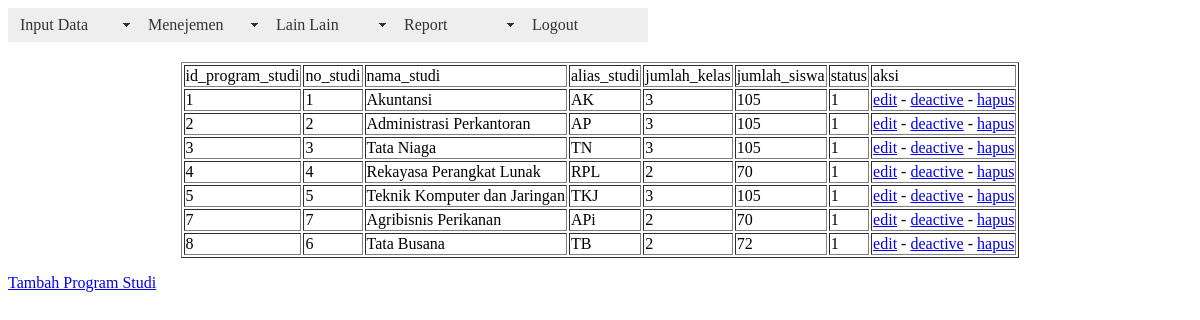
The app's page /panel/tampil_program_studi.php (signed in) with its own data.
### tables this page shows
CREATE TABLE IF NOT EXISTS `ext_program_studi` (
  `id_program_studi` int(10) NOT NULL AUTO_INCREMENT,
  `no_studi` int(3) NOT NULL,
  `nama_studi` varchar(100) NOT NULL,
  `alias_studi` varchar(10) NOT NULL,
  `jumlah_kelas` int(3) NOT NULL,
  `jumlah_siswa` int(100) NOT NULL,
  `status` int(2) NOT NULL DEFAULT '1',
  PRIMARY KEY (`id_program_studi`)
);

### panel/tampil_program_studi.php (the view, shortened to what this page needs)
<?php require_once('../Connections/connect.php'); ?>
<?php require_once('../inc/header.php'); ?>
<?php
$maxRows_ext_program_studi = 10;
$pageNum_ext_program_studi = 0;
$startRow_ext_program_studi = $pageNum_ext_program_studi * $maxRows_ext_program_studi;
$query_ext_program_studi = "SELECT * FROM ext_program_studi";
$query_limit_ext_program_studi = sprintf("%s LIMIT %d, %d", $query_ext_program_studi, $startRow_ext_program_studi, $maxRows_ext_program_studi);
$ext_program_studi = mysql_query($query_limit_ext_program_studi, $connect) or die(mysql_error());
$row_ext_program_studi = mysql_fetch_assoc($ext_program_studi);
?>
<!DOCTYPE html PUBLIC "-//W3C//DTD XHTML 1.0 Transitional//EN" "http://www.w3.org/TR/xhtml1/DTD/xhtml1-transitional.dtd">
<html xmlns="http://www.w3.org/1999/xhtml">
<head>
</head>
<body>
<table border="1" align="center">
  <tr>
    <td>id_program_studi</td>
    <td>no_studi</td>
    <td>nama_studi</td>
    <td>alias_studi</td>
    <td>jumlah_kelas</td>
    <td>jumlah_siswa</td>
    <td>status</td>
    <td>aksi</td>
  </tr>
  <?php do { ?>
    <tr>
      <td><?php echo $row_ext_program_studi['id_program_studi']; ?></td>
      <td><?php echo $row_ext_program_studi['no_studi']; ?></td>
      <td><?php echo $row_ext_program_studi['nama_studi']; ?></td>
      <td><?php echo $row_ext_program_studi['alias_studi']; ?></td>
      <td><?php echo $row_ext_program_studi['jumlah_kelas']; ?></td>
      <td><?php echo $row_ext_program_studi['jumlah_siswa']; ?></td>
      <td><?php echo $row_ext_program_studi['status']; ?></td>
      <td><a href="edit_program_studi.php?id=<?php echo $row_ext_program_studi['id_program_studi']; ?>">edit</a> - <a href="deactive_program_studi.php?id=<?php echo $row_ext_program_studi['id_program_studi']; ?>">deactive</a> - <a href="hapus_program_studi.php?id=<?php echo $row_ext_program_studi['id_program_studi']; ?>">hapus</a></td>
    </tr>
    <?php } while ($row_ext_program_studi = mysql_fetch_assoc($ext_program_studi)); ?>
</table>
<p><a href="input_program_studi.php">Tambah Program Studi</a></p>
</body>
</html>

### records on screen
ext_program_studi: id_program_studi "1", no_studi "1", nama_studi "Akuntansi", alias_studi "AK", jumlah_kelas "3", jumlah_siswa "105", status "1"
ext_program_studi: id_program_studi "2", no_studi "2", nama_studi "Administrasi Perkantoran", alias_studi "AP", jumlah_kelas "3", jumlah_siswa "105", status "1"
ext_program_studi: id_program_studi "3", no_studi "3", nama_studi "Tata Niaga", alias_studi "TN", jumlah_kelas "3", jumlah_siswa "105", status "1"
ext_program_studi: id_program_studi "4", no_studi "4", nama_studi "Rekayasa Perangkat Lunak", alias_studi "RPL", jumlah_kelas "2", jumlah_siswa "70", status "1"
ext_program_studi: id_program_studi "5", no_studi "5", nama_studi "Teknik Komputer dan Jaringan", alias_studi "TKJ", jumlah_kelas "3", jumlah_siswa "105", status "1"
ext_program_studi: id_program_studi "7", no_studi "7", nama_studi "Agribisnis Perikanan", alias_studi "APi", jumlah_kelas "2", jumlah_siswa "70", status "1"
ext_program_studi: id_program_studi "8", no_studi "6", nama_studi "Tata Busana", alias_studi "TB", jumlah_kelas "2", jumlah_siswa "72", status "1"
